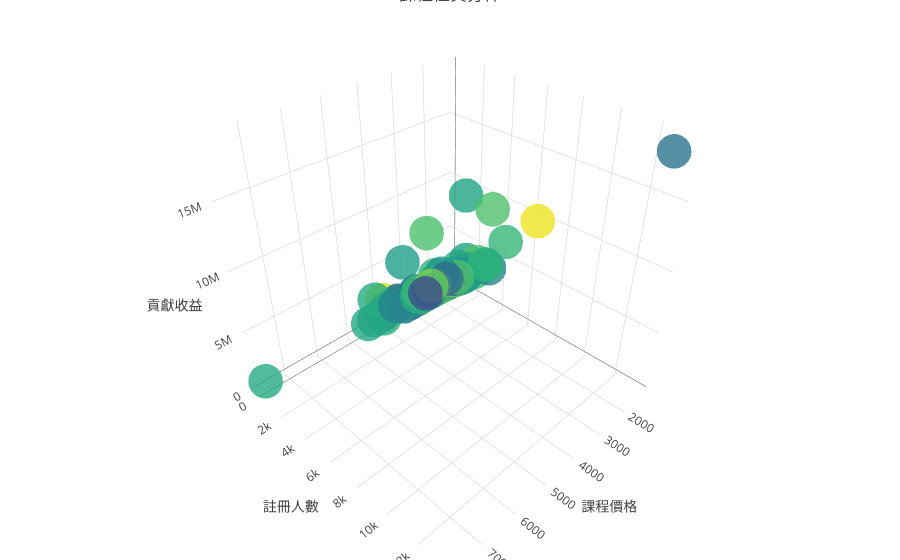

The cell this chart's notebook holds for it:
### Code cell
trace1 = go.Scatter3d(
   x = np.asarray(total_price),
    y=np.asarray(total_stream),
    z=np.asarray(total_revenue),
    mode='markers',
    marker=dict(
        size=12,
        color=z,                # set color to an array/list of desired values
        colorscale='Viridis',   # choose a colorscale
        opacity=0.8
    ),
    text  = total_name
)

data = [trace1]
layout = go.Layout(
    margin=dict(
        l=0,
        r=0,
        b=0,
        t=0
    ), scene = dict(xaxis=dict(title = '課程價格') , yaxis = dict(title = '註冊人數'),
    zaxis = dict(title = '貢獻收益')) , title = '課程性質分佈'
)
fig = go.Figure(data=data, layout=layout)
py.iplot(fig)

### Figure 1 — Plotly figure (JSON) as saved in the notebook; plotly's stock layout.template omitted (floating-point values rounded to 4 significant figures; data arrays with more than 128 entries replaced by an {"elided": "..."} marker saying what was removed)
{"data": [{"marker": {"color": {"elided": "400 float values"}, "colorscale": "Viridis", "opacity": 0.8, "size": 12}, "mode": "markers", "text": {"elided": "212 str values"}, "type": "scatter3d", "uid": "b412c0c7-ed07-4438-b3c2-0cd342234b0b", "x": {"elided": "212 int values"}, "y": {"elided": "212 int values"}, "z": {"elided": "212 int values"}}], "layout": {"margin": {"b": 0, "l": 0, "r": 0, "t": 0}, "scene": {"xaxis": {"title": {"text": "課程價格"}}, "yaxis": {"title": {"text": "註冊人數"}}, "zaxis": {"title": {"text": "貢獻收益"}}}, "title": {"text": "課程性質分佈"}}}
